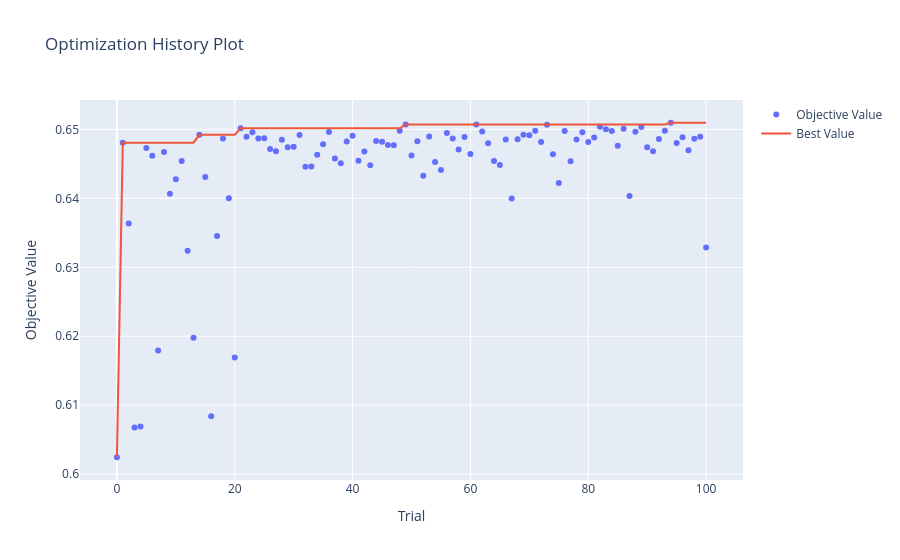

Notebook cell for this chart:
### Markdown cell above
## Hyperparameter Tuning with Optuna

Searches XGBoost hyperparameters against the same walk-forward AUC used for window selection, so tuning and window choice are evaluated the same way.

### Code cell
# 1) Optuna study maximising rolling-window AUC -- genuinely distributed:
# both this machine and the laptop's eGPU connect to the SAME study via a
# shared PostgreSQL backend, so the TPE sampler is informed by every
# completed trial from EITHER machine in real time (not two blind searches
# merged after the fact, which is what the previous version of this cell did).
import subprocess, os, time, json

STORAGE_URL = "postgresql://optuna_user:optuna_pass123@10.1.1.96:5432/optuna_db"
STUDY_NAME = f"xgb_tuning_{pd.Timestamp.now().strftime('%Y%m%d_%H%M%S')}"
TRIAL_CAP = 100  # combined total across both machines

sampler = TPESampler(
    multivariate=True,
    n_startup_trials=20,
    seed=42
)

study = optuna.create_study(
    storage=STORAGE_URL,
    study_name=STUDY_NAME,
    sampler=sampler,
    direction="maximize",
    load_if_exists=True,
)

# Tune only on fights before the final holdout window so trial
# selection never sees the test period
tuning_df = full_ufc_selected[full_ufc_selected["date_d"] < train_end]

# --- Dispatch the laptop's eGPU (GTX 1660 SUPER) to join the SAME study ---
LAPTOP_HOST = "michael@10.1.1.242"
LAPTOP_KEY = os.path.expanduser("~/.ssh/laptop_g7")
REMOTE_DIR = "~/ufc_trial_worker"
LOCAL_SCRATCH = "/tmp/claude-1000/-home-michael-Documents-Python-my-ufc-prediction/0192153a-aaa4-4141-ac56-18dd3fc0fa62/scratchpad"

tuning_export_path = f"{LOCAL_SCRATCH}/tuning_df_export.parquet"
meta_export_path = f"{LOCAL_SCRATCH}/tuning_meta.json"
laptop_done_path = f"{LOCAL_SCRATCH}/laptop_shared_done"

tuning_df.to_parquet(tuning_export_path, index=False)
json.dump(
    {"best_train_months": int(best_train_months), "best_test_months": int(best_test_months)},
    open(meta_export_path, "w")
)

subprocess.run(["ssh", "-i", LAPTOP_KEY, LAPTOP_HOST, f"mkdir -p {REMOTE_DIR}"], check=True, timeout=30)
subprocess.run(
    ["scp", "-i", LAPTOP_KEY, tuning_export_path, meta_export_path,
     f"{LOCAL_SCRATCH}/cell4_helpers_fresh.py", f"{LOCAL_SCRATCH}/shared_study_worker.py",
     f"{LAPTOP_HOST}:{REMOTE_DIR}/"],
    check=True, timeout=120
)

remote_venv = "~/gpu_smoke_test_venv/bin/python"
remote_cmd = (
    f"cd {REMOTE_DIR} && CUDA_DEVICE_ORDER=PCI_BUS_ID setsid nohup {remote_venv} "
    f"shared_study_worker.py tuning_df_export.parquet tuning_meta.json {STUDY_NAME} {TRIAL_CAP} "
    f"cuda:1 43 laptop_shared_done < /dev/null > worker.log 2>&1 &"
)
# -f backgrounds the ssh client itself right after auth, before running the
# remote command -- plain "nohup ... &" alone leaves ssh hanging waiting on
# the channel even with output redirected (confirmed via smoke test).
subprocess.run(["ssh", "-f", "-i", LAPTOP_KEY, LAPTOP_HOST, remote_cmd], check=True, timeout=30)
print(f"Laptop eGPU joined shared study '{STUDY_NAME}' (combined cap: {TRIAL_CAP} trials)...")


def objective(trial):
    """Optuna objective: rolling-window cross-validated AUC.

    Suggests an XGBoost parameter set, evaluates it with the same
    monthly rolling-window scheme used for window selection, and
    returns the pooled out-of-sample AUC for Optuna to maximise.

    Parameters
    ----------
    trial : optuna.trial.Trial
        The current Optuna trial.

    Returns
    -------
    float
        Pooled test AUC across the rolling-window folds.
    """
    params = {
        "objective": "binary:logistic",
        "eval_metric": "logloss",
        "verbosity": 0,
        "random_state": 42,

        "max_depth": trial.suggest_int(
            "max_depth",
            1,
            6
        ),

        "learning_rate": trial.suggest_float(
            "learning_rate",
            0.002,
            0.05,
            log=True
        ),

        "n_estimators": trial.suggest_int(
            "n_estimators",
            400,
            1600
        ),

        "min_child_weight": trial.suggest_int(
            "min_child_weight",
            1,
            50
        ),

        "gamma": trial.suggest_float(
            "gamma",
            1e-8,
            10,
            log=True
        ),

        "subsample": trial.suggest_float(
            "subsample",
            0.6,
            1.0
        ),

        "colsample_bytree": trial.suggest_float(
            "colsample_bytree",
            0.6,
            1.0
        ),

        "reg_alpha": trial.suggest_float(
            "reg_alpha",
            1e-8,
            10,
            log=True
        ),

        "reg_lambda": trial.suggest_float(
            "reg_lambda",
            1e-8,
            10,
            log=True
        ),

        "enable_categorical": True,
        "tree_method": "hist",
        "device": "cuda"
    }


    preds = train_test_windows_by_month(
        tuning_df,
        train_months=best_train_months,
        test_months=best_test_months,
        model_params=params
    )


    cv_metrics = evaluate_cv_predictions(
        preds,
        verbose=False
    )


    return cv_metrics["AUC"]


def stop_when_enough(study, trial):
    """Global stop once the SHARED study (both machines combined) hits the cap.

    A small overshoot (typically +1 trial) is possible if both machines
    check right around the boundary at the same time -- negligible at this
    scale (100 trials) and not worth extra coordination overhead to avoid.
    """
    n_complete = len([t for t in study.get_trials(deepcopy=False)
                       if t.state == TrialState.COMPLETE])
    if n_complete >= TRIAL_CAP:
        study.stop()


study.optimize(
    objective,
    n_trials=None,
    callbacks=[stop_when_enough],
)

# --- wait for the laptop worker to also see the cap and stop ---
print("Waiting for laptop eGPU worker to finish...")
wait_start = time.time()
while True:
    check = subprocess.run(
        ["ssh", "-i", LAPTOP_KEY, LAPTOP_HOST, f"test -f {REMOTE_DIR}/laptop_shared_done"],
        timeout=30
    )
    if check.returncode == 0:
        break
    time.sleep(30)
    print(f"  ...still waiting ({time.time() - wait_start:.0f}s elapsed)")

completed = [t for t in study.trials if t.state == TrialState.COMPLETE]
print(f"Shared study '{STUDY_NAME}' complete: {len(completed)} trials total "
      f"(desktop + laptop combined). Best AUC: {study.best_value:.4f}")
print("Best params:", study.best_params)


# 2) Re-fit on full data (using the overall best across BOTH machines)
best = XGBClassifier(
    **study.best_params,
    objective="binary:logistic",
    eval_metric="logloss",
    verbosity=0,
    enable_categorical=True,
    tree_method="hist",
    device="cuda",
    random_state=42
)


best.fit(
    X_train,
    y_train
)


fig = plot_optimization_history(study)
fig.show()

### Figure 1 — Plotly figure (JSON) as saved in the notebook; plotly's stock layout.template omitted (floating-point values rounded to 4 significant figures)
{"data": [{"mode": "markers", "name": "Objective Value", "type": "scatter", "x": [0, 1, 2, 3, 4, 5, 6, 7, 8, 9, 10, 11, 12, 13, 14, 15, 16, 17, 18, 19, 20, 21, 22, 23, 24, 25, 26, 27, 28, 29, 30, 31, 32, 33, 34, 35, 36, 37, 38, 39, 40, 41, 42, 43, 44, 45, 46, 47, 48, 49, 50, 51, 52, 53, 54, 55, 56, 57, 58, 59, 60, 61, 62, 63, 64, 65, 66, 67, 68, 69, 70, 71, 72, 73, 74, 75, 76, 77, 78, 79, 80, 81, 82, 83, 84, 85, 86, 87, 88, 89, 90, 91, 92, 93, 94, 95, 96, 97, 98, 99, 100], "y": [0.6025, 0.6481, 0.6363, 0.6068, 0.6069, 0.6473, 0.6462, 0.618, 0.6467, 0.6407, 0.6428, 0.6454, 0.6324, 0.6198, 0.6492, 0.6431, 0.6084, 0.6345, 0.6487, 0.64, 0.6169, 0.6502, 0.6489, 0.6496, 0.6487, 0.6487, 0.6472, 0.6468, 0.6485, 0.6474, 0.6475, 0.6492, 0.6446, 0.6446, 0.6463, 0.6478, 0.6496, 0.6458, 0.6451, 0.6482, 0.6491, 0.6454, 0.6468, 0.6448, 0.6483, 0.6482, 0.6477, 0.6477, 0.6498, 0.6507, 0.6462, 0.6483, 0.6433, 0.649, 0.6453, 0.6441, 0.6495, 0.6487, 0.6471, 0.6489, 0.6464, 0.6507, 0.6497, 0.648, 0.6454, 0.6448, 0.6485, 0.64, 0.6486, 0.6492, 0.6492, 0.6498, 0.6482, 0.6507, 0.6464, 0.6422, 0.6498, 0.6454, 0.6485, 0.6496, 0.6482, 0.6488, 0.6504, 0.65, 0.6498, 0.6476, 0.6501, 0.6403, 0.6496, 0.6504, 0.6474, 0.6468, 0.6486, 0.6498, 0.651, 0.648, 0.6489, 0.647, 0.6487, 0.6489, 0.6329]}, {"mode": "lines", "name": "Best Value", "type": "scatter", "x": [0, 1, 2, 3, 4, 5, 6, 7, 8, 9, 10, 11, 12, 13, 14, 15, 16, 17, 18, 19, 20, 21, 22, 23, 24, 25, 26, 27, 28, 29, 30, 31, 32, 33, 34, 35, 36, 37, 38, 39, 40, 41, 42, 43, 44, 45, 46, 47, 48, 49, 50, 51, 52, 53, 54, 55, 56, 57, 58, 59, 60, 61, 62, 63, 64, 65, 66, 67, 68, 69, 70, 71, 72, 73, 74, 75, 76, 77, 78, 79, 80, 81, 82, 83, 84, 85, 86, 87, 88, 89, 90, 91, 92, 93, 94, 95, 96, 97, 98, 99, 100], "y": [0.6025, 0.6481, 0.6481, 0.6481, 0.6481, 0.6481, 0.6481, 0.6481, 0.6481, 0.6481, 0.6481, 0.6481, 0.6481, 0.6481, 0.6492, 0.6492, 0.6492, 0.6492, 0.6492, 0.6492, 0.6492, 0.6502, 0.6502, 0.6502, 0.6502, 0.6502, 0.6502, 0.6502, 0.6502, 0.6502, 0.6502, 0.6502, 0.6502, 0.6502, 0.6502, 0.6502, 0.6502, 0.6502, 0.6502, 0.6502, 0.6502, 0.6502, 0.6502, 0.6502, 0.6502, 0.6502, 0.6502, 0.6502, 0.6502, 0.6507, 0.6507, 0.6507, 0.6507, 0.6507, 0.6507, 0.6507, 0.6507, 0.6507, 0.6507, 0.6507, 0.6507, 0.6507, 0.6507, 0.6507, 0.6507, 0.6507, 0.6507, 0.6507, 0.6507, 0.6507, 0.6507, 0.6507, 0.6507, 0.6507, 0.6507, 0.6507, 0.6507, 0.6507, 0.6507, 0.6507, 0.6507, 0.6507, 0.6507, 0.6507, 0.6507, 0.6507, 0.6507, 0.6507, 0.6507, 0.6507, 0.6507, 0.6507, 0.6507, 0.6507, 0.651, 0.651, 0.651, 0.651, 0.651, 0.651, 0.651]}, {"marker": {"color": "#cccccc"}, "mode": "markers", "name": "Infeasible Trial", "showlegend": false, "type": "scatter", "x": [], "y": []}], "layout": {"title": {"text": "Optimization History Plot"}, "xaxis": {"title": {"text": "Trial"}}, "yaxis": {"title": {"text": "Objective Value"}}}}
